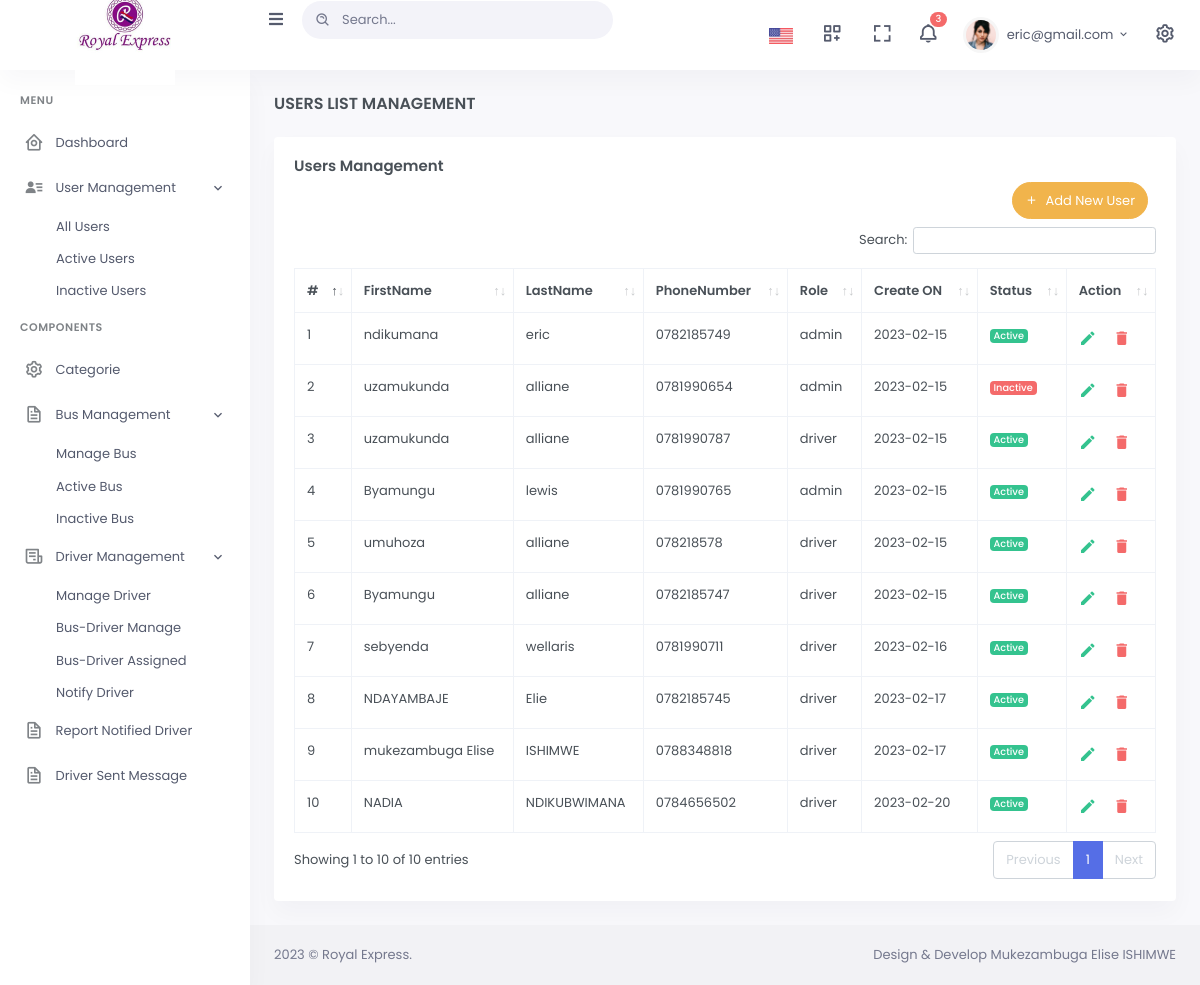
The page /admin/manageuser.php (signed in) on the database its author committed.
### tables this page shows
CREATE TABLE `users` (
  `user_id` int(11) NOT NULL,
  `firstname` varchar(56) NOT NULL,
  `lastname` varchar(45) NOT NULL,
  `email` varchar(34) NOT NULL,
  `phonenumber` varchar(33) NOT NULL,
  `password` varchar(100) NOT NULL,
  `status` int(11) NOT NULL,
  `role` varchar(65) NOT NULL,
  `created_on` date NOT NULL DEFAULT current_timestamp(),
  `status1` varchar(11) DEFAULT NULL
);

### admin/manageuser.php (the view, shortened to what this page needs)
<!doctype html>
<html lang="en">
<head>
        <link href="assets/libs/datatables.net-bs4/css/dataTables.bootstrap4.min.css" rel="stylesheet" type="text/css" />
        <link href="assets/libs/datatables.net-buttons-bs4/css/buttons.bootstrap4.min.css" rel="stylesheet" type="text/css" />
        <link href="assets/libs/datatables.net-responsive-bs4/css/responsive.bootstrap4.min.css" rel="stylesheet" type="text/css" />
        <link href="assets/css/bootstrap.min.css" id="bootstrap-style" rel="stylesheet" type="text/css" />
        <link href="assets/css/icons.min.css" rel="stylesheet" type="text/css" />
        <link href="assets/css/app.min.css" id="app-style" rel="stylesheet" type="text/css" />
    </head>
    <body data-sidebar="navbar navbar-expand navbar-dark bg-dark static-top" data-layout-mode="light">
        <div id="layout-wrapper">
           <?php
           include('include/header.php');
           ?>
            <?php
           include('include/navbar.php');
           ?>
            <div class="main-content">
                <div class="page-content">
                    <div class="container-fluid">
                        <div class="row">
                            <div class="col-12">
                                <div class="page-title-box d-sm-flex align-items-center justify-content-between">
                                    <h4 class="mb-sm-0 font-size-18">Users List Management</h4>
                                </div>
                            </div>
                        </div>
                        <div class="row">
                            <div class="col-12">
                                <div class="card">
                                    <div class="card-body">
                                        <h4 class="card-title">Users Management</h4>
                                        <div class="text-sm-end">
                                            <button type="button" class="btn btn-warning btn-rounded waves-effect waves-light mb-2 me-2"
                                            data-bs-toggle="modal" data-bs-target=".bs-example-modal-center"><i class="mdi mdi-plus me-1"></i> Add New User</button>
                                        </div>
                                        <table id="datatable-buttons" class="table table-bordered dt-responsive nowrap w-100">
                                            <thead>
                                            <tr><th>#</th>
                                                <th>FirstName</th>
                                                <th>LastName</th>
                                                <th>PhoneNumber</th>
                                                <th>Role</th>
                                                <th>Create ON</th>
                                                <th>Status</th>
                                                <th>Action</th>
                                            </tr>
                                            </thead>
                                            <tbody>
                                            <?php
                                                $select = mysqli_query($con,"SELECT  * FROM users");
                                                $i=0;
                                                while ($row = mysqli_fetch_array($select)) {
                                                    $i++;
if($row['status']==0){
    $status='<span class="badge bg-success">Active</span>';
  }
  elseif($row['status']==1){
      $status='<span class="badge bg-danger">Inactive</span>';
  }
                                            ?>
                                            <tr>
                                                <td><?php echo $i ?></td>
                                                <td><?php echo $row['firstname'];?></td>
                                                <td><?php echo $row['lastname'];?></td>
                                                <td><?php echo $row['phonenumber'];?></td>
                                                <td><?php echo $row['role'];?></td>
                                                <td><?php echo $row['created_on'];?></td>
                                                <td><?php echo $status ?></td>
                                                <td>
                                                            <div class="d-flex gap-3">
                                                                <a href="" class="text-success"  data-bs-toggle="modal" data-bs-target=".orderdetailsModal<?= $row['user_id']; ?>"><i class="mdi mdi-pencil font-size-18" ></i></a>
                                                                <a href="" class="text-danger" data-bs-toggle="modal" data-bs-target=".orderdetailsModals<?= $row['user_id']; ?>"><i class="mdi mdi-delete font-size-18"></i></a>
                                                            </div>
                                                        </td>
                                            </tr>
                                            <?php
                                                }
                                            ?>
                                            </tbody>
                                        </table>
                                    </div>
                                </div>
                            </div>
                        </div>
                    </div>
                </div>
               <?php
               include('include/footer.php');
               ?>
            </div>
        </div>
    </body>
</html>

### rows shown on the page
users: firstname "ndikumana", lastname "eric", phonenumber "0782185749", role "admin", created_on "2023-02-15", status "Active"
users: firstname "uzamukunda", lastname "alliane", phonenumber "0781990654", role "admin", created_on "2023-02-15", status "Inactive"
users: firstname "uzamukunda", lastname "alliane", phonenumber "0781990787", role "driver", created_on "2023-02-15", status "Active"
users: firstname "Byamungu", lastname "lewis", phonenumber "0781990765", role "admin", created_on "2023-02-15", status "Active"
users: firstname "umuhoza", lastname "alliane", phonenumber "078218578", role "driver", created_on "2023-02-15", status "Active"
users: firstname "Byamungu", lastname "alliane", phonenumber "0782185747", role "driver", created_on "2023-02-15", status "Active"
users: firstname "sebyenda", lastname "wellaris", phonenumber "0781990711", role "driver", created_on "2023-02-16", status "Active"
users: firstname "NDAYAMBAJE", lastname "Elie", phonenumber "0782185745", role "driver", created_on "2023-02-17", status "Active"
users: firstname "mukezambuga Elise", lastname "ISHIMWE", phonenumber "0788348818", role "driver", created_on "2023-02-17", status "Active"
users: firstname "NADIA", lastname "NDIKUBWIMANA", phonenumber "0784656502", role "driver", created_on "2023-02-20", status "Active"

### other values the page prints
$total "3"
$_SESSION['email'] "eric@gmail.com"
